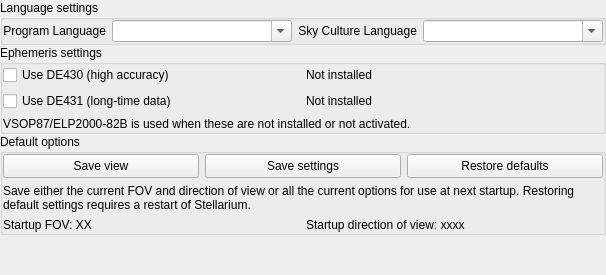
        <widget class="QWidget" name="page_Main">
         <layout class="QVBoxLayout" name="verticalLayout_10">
          <property name="spacing">
           <number>0</number>
          </property>
          <property name="leftMargin">
           <number>0</number>
          </property>
          <property name="topMargin">
           <number>0</number>
          </property>
          <property name="rightMargin">
           <number>0</number>
          </property>
          <property name="bottomMargin">
           <number>0</number>
          </property>
          <item>
           <widget class="QGroupBox" name="groupBox_LanguageSettings">
            <property name="title">
             <string>Language settings</string>
            </property>
            <layout class="QGridLayout" name="gridLayoutLanguageSettings">
             <property name="leftMargin">
              <number>0</number>
             </property>
             <property name="topMargin">
              <number>0</number>
             </property>
             <property name="rightMargin">
              <number>0</number>
             </property>
             <property name="bottomMargin">
              <number>0</number>
             </property>
             <item row="0" column="0">
              <layout class="QGridLayout" name="languageGridLayout">
               <item row="0" column="3">
                <widget class="QComboBox" name="skycultureLanguageComboBox">
                 <property name="sizePolicy">
                  <sizepolicy hsizetype="Preferred" vsizetype="Preferred">
                   <horstretch>0</horstretch>
                   <verstretch>0</verstretch>
                  </sizepolicy>
                 </property>
                 <property name="minimumSize">
                  <size>
                   <width>180</width>
                   <height>0</height>
                  </size>
                 </property>
                 <property name="maximumSize">
                  <size>
                   <width>180</width>
                   <height>24</height>
                  </size>
                 </property>
                 <property name="editable">
                  <bool>true</bool>
                 </property>
                 <property name="insertPolicy">
                  <enum>QComboBox::NoInsert</enum>
                 </property>
                </widget>
               </item>
               <item row="0" column="0">
                <widget class="QLabel" name="programLanguageLabel">
                 <property name="text">
                  <string>Program Language</string>
                 </property>
                 <property name="alignment">
                  <set>Qt::AlignRight|Qt::AlignTrailing|Qt::AlignVCenter</set>
                 </property>
                </widget>
               </item>
               <item row="0" column="1">
                <widget class="QComboBox" name="programLanguageComboBox">
                 <property name="sizePolicy">
                  <sizepolicy hsizetype="Preferred" vsizetype="Preferred">
                   <horstretch>0</horstretch>
                   <verstretch>0</verstretch>
                  </sizepolicy>
                 </property>
                 <property name="minimumSize">
                  <size>
                   <width>180</width>
                   <height>0</height>
                  </size>
                 </property>
                 <property name="maximumSize">
                  <size>
                   <width>180</width>
                   <height>24</height>
                  </size>
                 </property>
                 <property name="editable">
                  <bool>true</bool>
                 </property>
                 <property name="insertPolicy">
                  <enum>QComboBox::NoInsert</enum>
                 </property>
                 <property name="sizeAdjustPolicy">
                  <enum>QComboBox::AdjustToContentsOnFirstShow</enum>
                 </property>
                 <property name="frame">
                  <bool>true</bool>
                 </property>
                </widget>
               </item>
               <item row="0" column="2">
                <widget class="QLabel" name="skycultureLanguageLabel">
                 <property name="text">
                  <string>Sky Culture Language</string>
                 </property>
                 <property name="alignment">
                  <set>Qt::AlignRight|Qt::AlignTrailing|Qt::AlignVCenter</set>
                 </property>
                </widget>
               </item>
              </layout>
             </item>
            </layout>
           </widget>
          </item>
          <item>
           <widget class="QGroupBox" name="groupBox_EphemerisSettings">
            <property name="toolTip">
             <string>This feature has not been thoroughly tested yet!</string>
            </property>
            <property name="title">
             <string>Ephemeris settings</string>
            </property>
            <layout class="QGridLayout" name="gridLayoutEphemeris">
             <property name="leftMargin">
              <number>0</number>
             </property>
             <property name="topMargin">
              <number>0</number>
             </property>
             <property name="rightMargin">
              <number>0</number>
             </property>
             <property name="bottomMargin">
              <number>0</number>
             </property>
             <item row="0" column="0">
              <layout class="QGridLayout" name="EphemerisGridLayout">
               <item row="1" column="1">
                <widget class="QLabel" name="de431label">
                 <property name="text">
                  <string>Not installed</string>
                 </property>
                </widget>
               </item>
               <item row="0" column="1">
                <widget class="QLabel" name="de430label">
                 <property name="text">
                  <string>Not installed</string>
                 </property>
                </widget>
               </item>
               <item row="1" column="0">
                <widget class="QCheckBox" name="de431checkBox">
                 <property name="toolTip">
                  <string>DE431 provides position data for years -13000...+17000. For special applications only.</string>
                 </property>
                 <property name="text">
                  <string>Use DE431 (long-time data)</string>
                 </property>
                </widget>
               </item>
               <item row="0" column="0">
                <widget class="QCheckBox" name="de430checkBox">
                 <property name="toolTip">
                  <string>DE430 provides highest accuracy, only for years 1550...2650.</string>
                 </property>
                 <property name="text">
                  <string>Use DE430 (high accuracy)</string>
                 </property>
                </widget>
               </item>
               <item row="2" column="0" colspan="2">
                <widget class="QLabel" name="label_VSOP87used">
                 <property name="toolTip">
                  <string>Using VSOP87 is recommended for years -4000...+8000 only, but delivers useful positions outside this range.</string>
                 </property>
                 <property name="text">
                  <string>VSOP87/ELP2000-82B is used when these are not installed or not activated.</string>
                 </property>
                </widget>
               </item>
              </layout>
             </item>
            </layout>
           </widget>
          </item>
          <item>
           <widget class="QGroupBox" name="groupBox_6">
            <property name="title">
             <string>Default options</string>
            </property>
            <layout class="QVBoxLayout" name="verticalLayout_4x">
             <property name="leftMargin">
              <number>0</number>
             </property>
             <property name="topMargin">
              <number>0</number>
             </property>
             <property name="rightMargin">
              <number>0</number>
             </property>
             <property name="bottomMargin">
              <number>0</number>
             </property>
             <item>
              <layout class="QHBoxLayout" name="horizontalLayout_3">
               <item>
                <widget class="QPushButton" name="saveViewDirAsDefaultPushButton">
                 <property name="minimumSize">
                  <size>
                   <width>0</width>
                   <height>24</height>
                  </size>
                 </property>
                 <property name="text">
                  <string>Save view</string>
                 </property>
                </widget>
               </item>
               <item>
                <widget class="QPushButton" name="saveSettingsAsDefaultPushButton">
                 <property name="minimumSize">
                  <size>
                   <width>0</width>
                   <height>24</height>
                  </size>
                 </property>
                 <property name="whatsThis">
                  <string>Save the settings you've changed this session to be the same the next time you start Stellarium</string>
                 </property>
                 <property name="text">
                  <string>Save settings</string>
                 </property>
                </widget>
               </item>
               <item>
                <widget class="QPushButton" name="restoreDefaultsButton">
                 <property name="minimumSize">
                  <size>
                   <width>0</width>
                   <height>24</height>
                  </size>
                 </property>
                 <property name="whatsThis">
                  <string>Restore the default settings that came with Stellarium</string>
                 </property>
                 <property name="text">
                  <string>Restore defaults</string>
                 </property>
                </widget>
               </item>
              </layout>
             </item>
             <item>
              <widget class="QLabel" name="saveDefaultOptionsLabel">
               <property name="sizePolicy">
                <sizepolicy hsizetype="Preferred" vsizetype="Fixed">
                 <horstretch>0</horstretch>
                 <verstretch>0</verstretch>
                </sizepolicy>
               </property>
               <property name="text">
                <string>Save either the current FOV and direction of view or all the current options for use at next startup. Restoring default settings requires a restart of Stellarium. </string>
               </property>
               <property name="wordWrap">
                <bool>true</bool>
               </property>
               <property name="textInteractionFlags">
                <set>Qt::NoTextInteraction</set>
               </property>
              </widget>
             </item>
             <item>
              <layout class="QHBoxLayout" name="horizontalLayout_2">
               <item>
                <widget class="QLabel" name="startupFOVLabel">
                 <property name="statusTip">
                  <string>The vertical field (height) of your view when Stellarium starts</string>
                 </property>
                 <property name="text">
                  <string notr="true">Startup FOV: XX</string>
                 </property>
                 <property name="textInteractionFlags">
                  <set>Qt::TextSelectableByMouse</set>
                 </property>
                </widget>
               </item>
               <item>
                <widget class="QLabel" name="startupDirectionOfViewlabel">
                 <property name="statusTip">
                  <string>The direction you're looking when Stellarium starts</string>
                 </property>
                 <property name="text">
                  <string notr="true">Startup direction of view: xxxx</string>
                 </property>
                 <property name="textInteractionFlags">
                  <set>Qt::TextSelectableByMouse</set>
                 </property>
                </widget>
               </item>
              </layout>
             </item>
            </layout>
           </widget>
          </item>
          <item>
           <spacer name="verticalSpacer_4">
            <property name="orientation">
             <enum>Qt::Vertical</enum>
            </property>
            <property name="sizeHint" stdset="0">
             <size>
              <width>20</width>
              <height>40</height>
             </size>
            </property>
           </spacer>
          </item>
         </layout>
        </widget>
